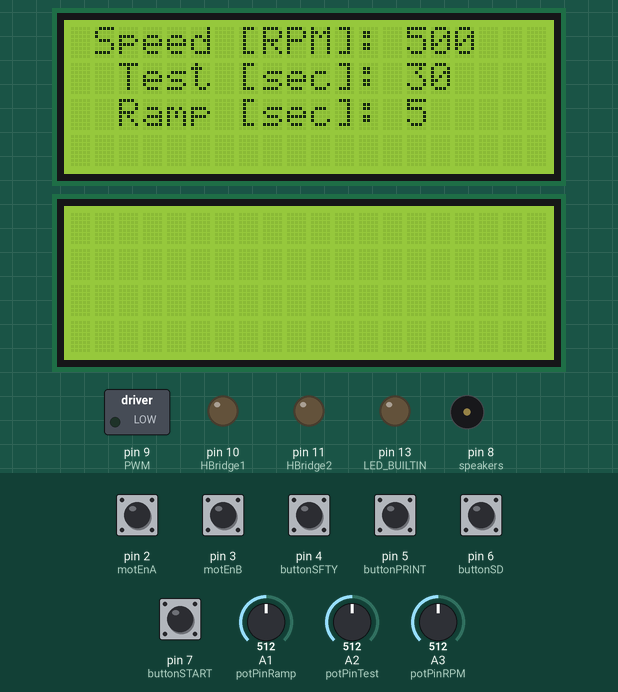
Simulated run of this sketch. Board: Arduino Uno, built with avr-gcc and run on an emulated ATmega328P. On the bench: 2 × 20×4 character LCD, switched loads named in the sketch (green lamp = pin HIGH), output pins drawn as LEDs (lit = HIGH), buzzer (waves = sounding). Inputs (shaded band) come from the test bench; at power-on: pin 2 (motEnA), pin 3 (motEnB) HIGH, pin 4 (buttonSFTY), pin 5 (buttonPRINT), pin 6 (buttonSD), pin 7 (buttonSTART) LOW, A1 (potPinRamp) = 512, A2 (potPinTest) = 512, A3 (potPinRPM) = 512.

Above: at 1.3 s.
1.4 s: pin 7 (buttonSTART) pulled HIGH for 0.3 s
At 4.5 s:
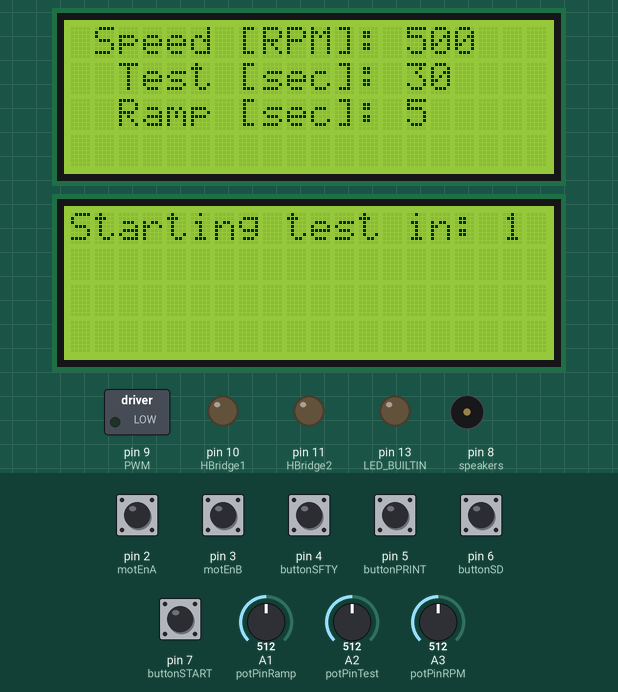
At 10.6 s:
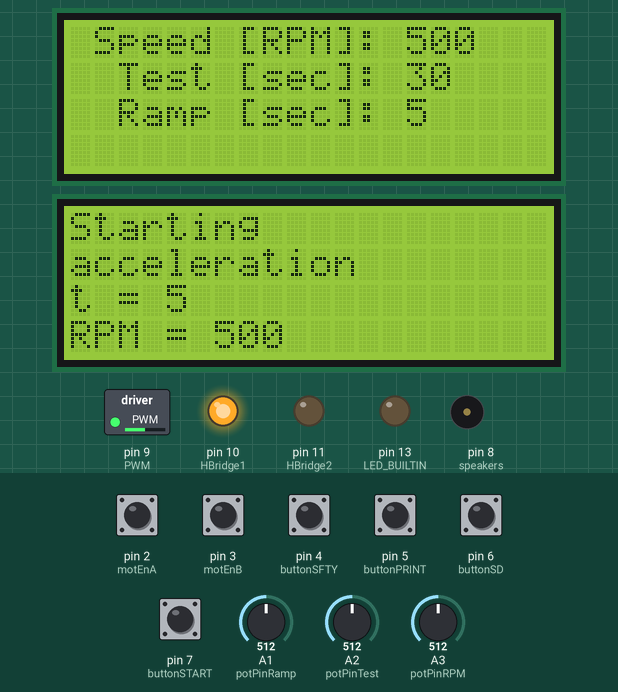
Timing chart, 0 to 42.6 s (numbered marks = the images above; inputs shaded):
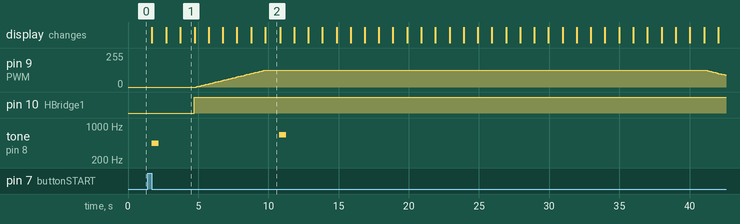

The sketch:

benchtop-spin-stand.ino
```cpp
/*=====================================================================================*\
| Author:   Christopher Coyne                                      February 27th, 2021  |
| --------------------------------------------------------------------------------------|
| MODULE:     [ Main ]                                                                  |
| --------------------------------------------------------------------------------------|
| DESCRIPTION:                                                                          |
|    Main application                                                                   |
| --------------------------------------------------------------------------------------|
\*=====================================================================================*/

/****************************************************
 *  Include files                                   *
 ****************************************************/

#include <Wire.h> // Library for I2C communication
#include <LiquidCrystal_I2C.h> // Library for LCD screens

/****************************************************
 *  Project configuration                           *
 ****************************************************/

/*-----------------------*/
/* SET UP LCD SCREENS    */
/*-----------------------*/

LiquidCrystal_I2C lcd1 = LiquidCrystal_I2C(0x21, 20, 4); // Change to (0x27,16,2) for 16x2 LCD.
LiquidCrystal_I2C lcd2 = LiquidCrystal_I2C(0x27, 20, 4); // Change to (0x27,16,2) for 16x2 LCD.

/*-----------------------*/
/* SET UP I/O PINS       */
/*-----------------------*/

//---- Analog pins -----//

int voltSense = A0;   // Input
int potPinRamp = A1;  // Input
int potPinTest = A2;  // Input
int potPinRPM = A3;   // Input
// Note: LCD1 (top screen) SDA is connected to A4
// Note: LCD1 (top screen) SCL is connected to A5

//---- Digital pins -----//

// Note: pin 0 is reserved for the attached interrupt for encoder A from the motor
// Note: pin 1 is reserved for the attached interrupt for encoder B from the motor
int motEnA = 2;       // Input
int motEnB = 3;       // Input
int buttonSFTY = 4;   // Input
int buttonPRINT = 5;  // Input
int buttonSD = 6;     // Input
int buttonSTART = 7;  // Input
int speakers = 8;     // Output
int PWM = 9;          // Output
int HBridge1 = 10;    // Output
int HBridge2 = 11;    // Output
int limSwitch = 12;   // Input
// Note: LCD2 (bottom screen) SDA is connected to SDA
// Note: LCD2 (bottom screen) SCL is connected to SCL

/*-----------------------*/
/* SET UP VARIABLES USED */
/*-----------------------*/

//---- Safety measure -----//
int okay_to_start = 0;

//---- Potentiometers -----//
long RAMP_read = 0;
long RAMP_write = 0;
long RAMP_new = 0;
long TEST_read = 0;
long TEST_write = 0;
long TEST_new = 0;
long RPM_read = 0;
long RPM_write = 0;
long RPM_new = 0;

//---- Start button -----//
int prev_start = 0;
int now_start = 0;

//---- Computation of position and velocity -----//
volatile long motorPosition = 0;  // [encoder counts] Current motor position (declared 'volatile', since it is updated in a function called by interrupts)
volatile int encoderStatus = 0;   // [binary] Past and current A&B values of the encoder
// The rightmost two bits of encoderStatus will store the encoder values from the current iteration (A and B)
// The two bits to the left of those will store the encoder values from the previous iteration (A_old and B_old)
float max_RPM = 1000;             // [RPM] maximum rotational speed of the motor
float motor_speed_PWM = 0;        // [0-255] Pulse-width modulation (PWM) signal corresponding to selected rotational speed
float incr = 0;                   // [0-255] Used to increment the motor speed to achieve the selected rotational speed in the selected acceleration window
float PWM_signal = 0;             // [0-255] PWM signal sent to the H-bridge to control voltage supplied to the motor
float motorVelocity = 0;          // [encoder counts / second] Current motor velocity
float motorVelocity_num = 0;
float motorVelocity_denom = 0;
long previousMotorPosition = 0;   // [encoder counts] Motor position the last time a velocity was computed
long previousVelCompTime = 0;     // [microseconds] System clock value the last time a velocity was computed

//---- Speed control -----//
float KP = 0.50;                  // [] Proportional control parameter
float KI = 0.1;                   // [] Integral control parameter
float KD = 0.01;                  // [] Derivative control parameter
float time_step = 0;              // [microseconds] Time since previous error measurement
float err = 0;                    // [RPM] Difference between input velocity (RPM) and actual velocity (RPM)
float err_prev = 0;               // [RPM] Previous measurement of velocity error
float cum_err = 0;                // [RPM * sec] Integral error = error multiplied by time
float rate_err = 0;               // [RPM / sec] Derivative error = error divided by time
float PID_RPM = 0;                // [RPM] updated RPM based on error values
float output = 0;                 // [RPM] PID output
float disp_time = 0;              // [sec] Variable used to display speed results every second
float lambda = 1.0;               // [unitless] correction factor to allow output RPM to better match input RPM

/****************************************************
 *  Private functions                               *
 ****************************************************/

/////////////////////////////////////////////////////////////////////
// This is a function to update the encoder count in the Arduino.  //
// It is called via an interrupt whenever the value on encoder     //
// channel A or B changes.                                         //
/////////////////////////////////////////////////////////////////////

void updateMotorPosition() {
  // Bitwise shift left by one bit, to make room for a bit of new data:
  encoderStatus <<= 1;
  // Use a compound bitwise OR operator (|=) to read the A channel of the encoder (pin 2)
  // and put that value into the rightmost bit of encoderStatus:
  encoderStatus |= digitalRead(motEnA);
  // Bitwise shift left by one bit, to make room for a bit of new data:
  encoderStatus <<= 1;
  // Use a compound bitwise OR operator (|=) to read the B channel of the encoder (pin 3)
  // and put that value into the rightmost bit of encoderStatus:
  encoderStatus |= digitalRead(motEnB);
  // encoderStatus is truncated to only contain the rightmost 4 bits by using a
  // bitwise AND operator on mstatus and 15(=1111):
  encoderStatus &= 15;
  if (encoderStatus==2 || encoderStatus==4 || encoderStatus==11 || encoderStatus==13) {
    // the encoder status matches a bit pattern that requires counting up by one
    motorPosition++; // increase the encoder count by one
  }
  else {
    // the encoder status does not match a bit pattern that requires counting up by one.
    // Since this function is only called if something has changed, we have to count downwards
    motorPosition--; // decrease the encoder count by one
  }
}

/////////////////////////////////////////////////////////////////////
// This is a function to calculate the velocity of the motor.      //
/////////////////////////////////////////////////////////////////////

void calculateVelocity() {
    motorVelocity_num = (double)((motorPosition - previousMotorPosition)/(double)640);
    motorVelocity_denom = (double)((micros() - previousVelCompTime)/(double)1000000);
    motorVelocity = abs(((double)motorVelocity_num / (double)motorVelocity_denom)*(double)60);
}

/////////////////////////////////////////////////////////////////////
// This is a function to write the values of the potentiometers    //
// to the LCD screen.                                              //
/////////////////////////////////////////////////////////////////////

void writeValues() {
  // RPM value
  lcd1.setCursor(1,0);
  lcd1.print("Speed [RPM]: ");
  RPM_write = round((1000*RPM_read)/1017);
  // Round to nearest 5
  RPM_write = floor(RPM_write / 5) * 5;
  lcd1.print(RPM_write);
  // Ramp value
  lcd1.setCursor(1,2);
  lcd1.print(" Ramp [sec]: ");
  RAMP_write = round((10*RAMP_read)/1015);
  lcd1.print(RAMP_write);
  // Test value
  lcd1.setCursor(1,1);
  lcd1.print(" Test [sec]: ");
  TEST_write = round((60*TEST_read)/1015);
  lcd1.print(TEST_write);
}

/////////////////////////////////////////////////////////////////////
// This is a function to conduct PID control on motor speed.       //
/////////////////////////////////////////////////////////////////////

void PID() {
  time_step = (double)((micros() - previousVelCompTime)/(double)1000000);
  // (KP) Proportional error
  err = motorVelocity - RPM_write;
  // (KI) Integral error
  cum_err = (double)(time_step * err);
  // (KD) Derivative error
  rate_err = (double)((err - err_prev) / time_step);
  output = (KP * err) + (KI * cum_err) + (KD * rate_err);
  PID_RPM -= output;
  err_prev = err;
}

/****************************************************
 *  Project setup                                   *
 ****************************************************/

//////////////////////////////////////////////////////////////////////////////////////////////
// The setup() function is called when a sketch starts. It is used to intialize variables   //
// and pin modes, start using libraries, etc. The setup function will only run once, after  //
// each powerup or reset of the Arduino board.                                              //
//////////////////////////////////////////////////////////////////////////////////////////////

void setup() {
  // Initialize, turn on the backlight, and clear both LCD screens
  lcd1.init();
  lcd2.init();
  lcd1.backlight();
  lcd2.backlight();
  lcd1.clear();
  lcd2.clear();

  // Tell Arduino which pins are inputs and which are outputs
  pinMode(voltSense, INPUT);
  pinMode(potPinRamp, INPUT);
  pinMode(potPinTest, INPUT);
  pinMode(motEnA, INPUT);
  pinMode(motEnB, INPUT);
  pinMode(buttonSFTY, INPUT);
  pinMode(buttonPRINT, INPUT);
  pinMode(buttonSD, INPUT);
  pinMode(speakers, OUTPUT);
  pinMode(PWM, OUTPUT);
  pinMode(HBridge1, OUTPUT);
  pinMode(HBridge2, OUTPUT);
  pinMode(limSwitch, INPUT);
  pinMode(LED_BUILTIN, OUTPUT);

  // Turn on the internal pull-up resistors on the encoder channels
  digitalWrite(motEnA, HIGH);
  digitalWrite(motEnB, HIGH);

  // Activate interrupts for encoder pins
  // If either of the two pins changes, the function 'updateMotorPosition' is called
  attachInterrupt(0, updateMotorPosition, CHANGE);
  attachInterrupt(1, updateMotorPosition, CHANGE);

  // Set initial motor speed to 0
  analogWrite(PWM, 0);

  // Write initial potentiometer values to the LCD screen
  RAMP_read = analogRead(potPinRamp);
  TEST_read = analogRead(potPinTest);
  RPM_read = analogRead(potPinRPM);
  writeValues();
}

/****************************************************
 *  Main program                                    *
 ****************************************************/

void loop() {

  // Read safety setup
  // If (1) SFTY switch is engaged and cover is in place, or (2) SFTY switch is not engaged, give the OK for testing
  if ((digitalRead(buttonSFTY) == HIGH && digitalRead(limSwitch) == HIGH) || (digitalRead(buttonSFTY) == LOW)) {
    okay_to_start = 1;
  }
  else {
    okay_to_start = 0;
  }

  // Read potentiometer values
  RAMP_read = analogRead(potPinRamp);
  TEST_read = analogRead(potPinTest);
  RPM_read = analogRead(potPinRPM);

  // Read START button value
  prev_start = digitalRead(buttonSTART);

  // Wait 1/2 second
  delay(500);

  // Read values again to detect for change
  RAMP_new = analogRead(potPinRamp);
  TEST_new = analogRead(potPinTest);
  RPM_new = analogRead(potPinRPM);

  // If values have changed, display new values
  if ((abs(RAMP_new - RAMP_read) > 2) || (abs(TEST_new - TEST_read) > 2) || (abs(RPM_new - RPM_read) > 2)) {
    lcd1.clear();
    RAMP_read = analogRead(potPinRamp);
    TEST_read = analogRead(potPinTest);
    RPM_read = analogRead(potPinRPM);
    writeValues();
  }

  // Read START button value again
  now_start = digitalRead(buttonSTART);

  // If the START button is in a new state, run the test
  if ((prev_start == 1 && now_start == 0) || (prev_start == 0 && now_start == 1)) {
    if (okay_to_start == 0) {
      lcd2.setCursor(0,0);
      lcd2.print("Please install cover");
      lcd2.setCursor(0,1);
      lcd2.print("prior to testing");
      delay(2000);
      lcd2.clear();
    }
    else {
      // Beep and show 3-second countdown to indicate start of test
      tone(speakers, 440, 500);
      lcd2.setCursor(0,0);
      lcd2.print("Starting test in: ");
      // Sound the speakers to indicate beginning of test
      for (int i = 3; i > 0; i--) {
        lcd2.setCursor(18,0);
        lcd2.print(i);
        delay(1000);
      }

    // Start the test
    // Tell the H-bridge which way to flow current
    digitalWrite(HBridge1, HIGH);
    digitalWrite(HBridge2, LOW);

    /*-------------------------------------------------------------------------------------------*/
    /* ACCELERATION PHASE                                                                        */
    /* 1. Accelerate to speed per user selections                                                */
    /* 2. Write to the screen to alert user to acceleration                                      */
    /*-------------------------------------------------------------------------------------------*/

    lcd2.clear();
    lcd2.setCursor(0,0);
    lcd2.print("Starting");
    lcd2.setCursor(0,1);
    lcd2.print("acceleration");
    lcd2.setCursor(0,2);
    lcd2.print("t = ");
    lcd2.setCursor(0,3);
    lcd2.print("RPM = ");

    // Accelerate the motor to selected rotational speed
    motor_speed_PWM = (RPM_write / max_RPM) * 255 * lambda;
    incr = motor_speed_PWM / (10*RAMP_write);
    PWM_signal = 0;
    for (int i = 0; i <= (10*RAMP_write); i++) {
      analogWrite(PWM, PWM_signal);
      if (i % 10 == 0) {
        lcd2.setCursor(4,2);
        lcd2.print(i/10);
        lcd2.setCursor(6,3);
        lcd2.print(round((PWM_signal * max_RPM) / 255));
        }
      previousMotorPosition = motorPosition;
      previousVelCompTime = micros();
      // calculateVelocity();
      PWM_signal += incr;
      delay(100);
    }

    delay(900);

    /*-------------------------------------------------------------------------------------------*/
    /* CONSTANT SPEED PHASE                                                                      */
    /* 1. Beep to signal the end of the acceleration phase and beginning of constant-speed phase */
    /*-------------------------------------------------------------------------------------------*/

    tone(speakers, 659, 500);

    // The end of the previous loop added an extra incr to PWM_signal, so it is removed below
    // before applying PID control and monitoring RPM at constant speed
    PWM_signal -= incr;

    // Maintain constant speed for duration of test
    lcd2.clear();
    lcd2.setCursor(0,0);
    lcd2.print("Testing at");
    lcd2.setCursor(0,1);
    lcd2.print("constant speed");
    lcd2.setCursor(0,2);
    lcd2.print("t = ");
    lcd2.setCursor(0,3);
    lcd2.print("Current RPM = ");

    PID_RPM = RPM_write;

    // If shutdown button is engaged, skip the constant speed phase
    if (digitalRead(buttonSD) == HIGH) { delay(1); }
    // Otherwise, conduct the constant speed phase as normal
    else {
      for (int i = 1; i <= TEST_write; i++) {
        // If shutdown button is engaged during the constant speed phase, jump to the end
        if (digitalRead(buttonSD) == HIGH) { i = 2*TEST_write; }
        // Otherwise, conduct the constant speed phase as normal
        // Calculate the velocity of the motor
        calculateVelocity();
        // Update the variables used to calculate velocity
        previousMotorPosition = motorPosition;
        previousVelCompTime = micros();
        // Calculate the error
        // PID();
        // Write the error-adjusted RPM to the motor
        PWM_signal = (PID_RPM / max_RPM) * 255;
        if (PWM_signal >= 255) { PWM_signal = 255; }
        analogWrite(PWM, PWM_signal);

        lcd2.setCursor(4, 2);
        lcd2.print(i);
        lcd2.setCursor(14,3);
        if (digitalRead(buttonPRINT) == HIGH) {
          lcd2.print(round(motorVelocity));
        }
        else {
          lcd2.print(round((PWM_signal * max_RPM) / 255));
        }
        delay(1000);
      }
    }

    /*-------------------------------------------------------------------------------------------*/
    /* DECELERATION PHASE                                                                        */
    /* 1. Decelerate per user input                                                              */
    /* 2. Write to the screen to alert user to deceleration                                      */
    /*-------------------------------------------------------------------------------------------*/

    lcd2.clear();
    lcd2.setCursor(0,0);
    lcd2.print("Starting");
    lcd2.setCursor(0,1);
    lcd2.print("deceleration");
    lcd2.setCursor(0,2);
    lcd2.print("t = ");
    lcd2.setCursor(0,3);
    lcd2.print("RPM = ");

    // Set up the deceleration increment
    incr = PWM_signal / (10*RAMP_write);

    // Decelerate the motor back to stationary
    for (int i = 0; i <= (10*RAMP_write); i++) {
      analogWrite(PWM, PWM_signal);
      if (i % 10 == 0) {
        lcd2.setCursor(4,2);
        lcd2.print(i/10);
        lcd2.setCursor(6,3);
        lcd2.print(round((PWM_signal * max_RPM) / 255));
        }
      // previousMotorPosition = motorPosition;
      // previousVelCompTime = micros();
      // calculateVelocity();
      PWM_signal -= incr;
      if (PWM_signal < 0) {
        PWM_signal = 0;
        }
      delay(100);
    }

    delay(900);

    // Turn off the motor
    digitalWrite(HBridge1, LOW);
    digitalWrite(HBridge2, LOW);

    // Beep to indicate completion of test
    tone(speakers, 440, 500);
    }
  }
  else {
    lcd2.clear();
  }

}
```

Measured:
- after the input at 1.4 s, pin 9 (PWM): rises from 0/255 to 127/255 in 4.9 s, then falls to 89/255 in 32.8 s; pin 10 (HBridge1): LOW → HIGH after 3.3 s; tone on pin 8 (speakers): silent → 440 Hz after 0.29 s, → silent 0.50 s later, → 659 Hz 8.6 s later, → silent 0.50 s later; the display: first changes after 0.31 s (image 1 shows a later state)
- what the display in image 1 shows lasts 1.0 s, from 3.7 s to 4.7 s
- what the display in image 2 shows lasts 1.0 s, from 9.8 s to 10.8 s
